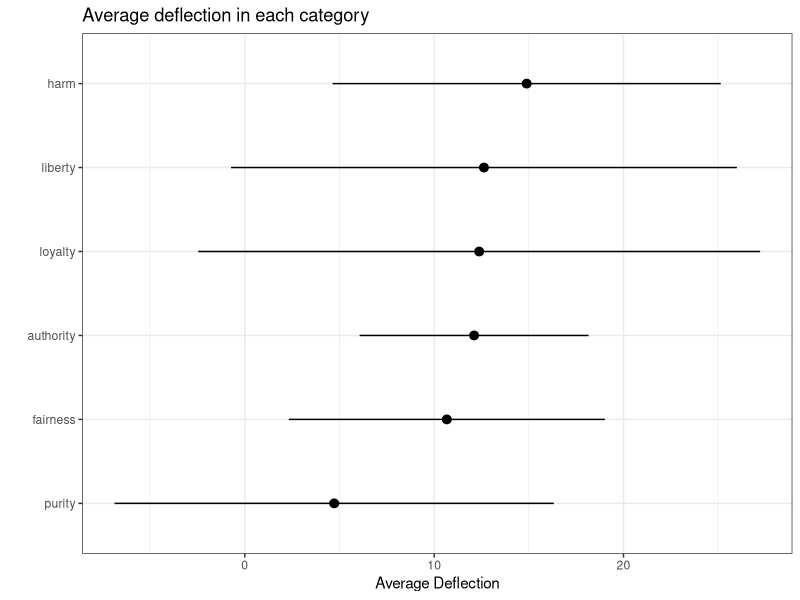
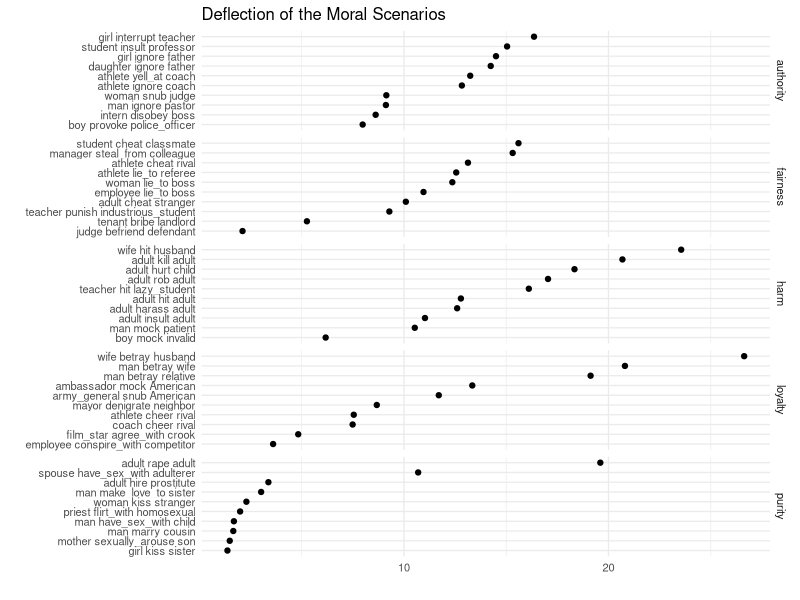

Here is the R script that generated these plots, in order:
## ---- chunk 1
knitr::opts_chunk$set(echo = TRUE, message = F)
## ---- chunk 2

library(tidyverse)
library(readxl)
library(stringr)
theme_set(theme_bw())
## ---- chunk 3

# Load the dataset 

moral_events <- read_csv("moral_events.csv")

## ---- chunk 4

mean_def <- moral_events %>% 
  group_by(type) %>% 
  summarize( mean_deflection = mean(def), 
             sd_deflection = sd(def), 
             upper = mean_deflection + 1.96*sd_deflection, 
             lower = mean_deflection - 1.96*sd_deflection)

mean_def %>% 
  ggplot(aes(x = reorder(type, mean_deflection), y = mean_deflection, ymin = lower, ymax = upper)) + 
  geom_point() + 
  geom_pointrange() + 
  coord_flip() + 
  labs( title = "Average deflection in each category", 
        x = "", 
        y = "Average Deflection")
## ---- chunk 5

moral_events <- moral_events %>% 
  mutate(event = paste(actor, behavior, object, sep = " ")) %>% 
  filter(type != "liberty")

moral_events %>% 
  ggplot(aes(x = reorder(event, def), y = def)) + 
  geom_point() + 
  coord_flip() + 
  facet_grid(type ~ . , scales = "free_y", space = "free") +
  labs(title = "Deflection of the Moral Scenarios", 
       y = " ", 
       x = "") + 
  theme(legend.position = "none") +
  theme_minimal(base_size = 10) 
